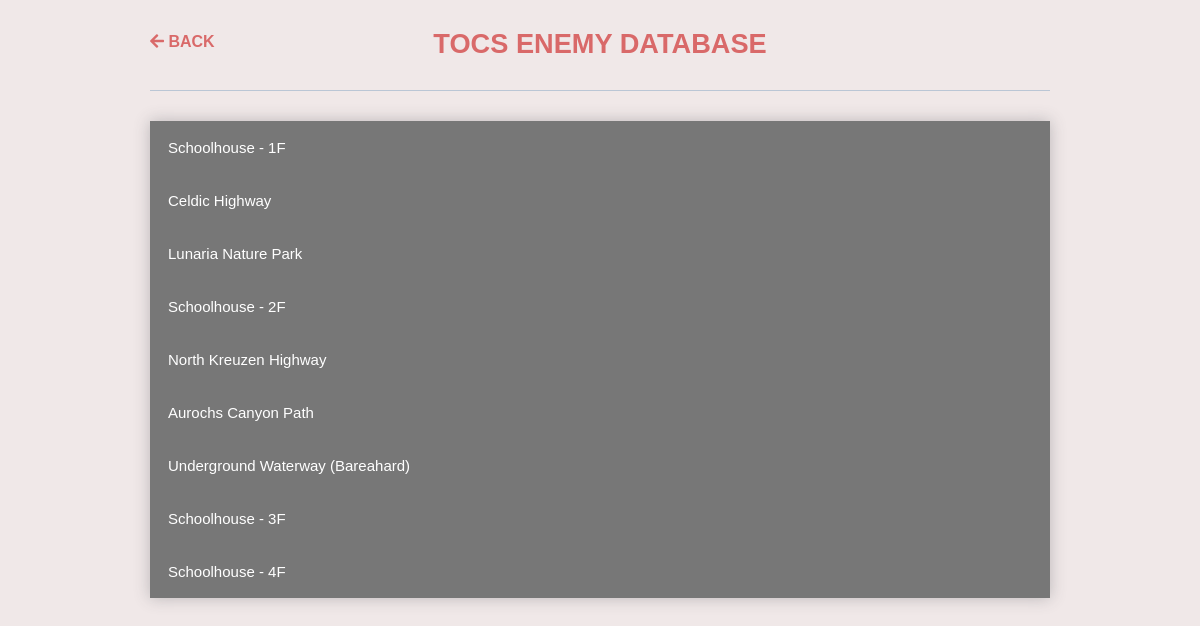
Page /tocs/ on the committed database.
### tocs_database/models.py (models this page shows)
class Location(models.Model):
    name = models.CharField(max_length=50, help_text='Locations with enemies')
    dates = models.DateField(help_text='Enter First Ingame date that player visits Location')
    def __str__(self):
        return self.name
    class Meta:
        ordering = ['dates']

### tocs_database/views.py (the view)
# urls.py: path('', views.landing, name='landing'),
def landing(request):
    enemy = Enemy.objects.all()
    location = Location.objects.all()
    context = {'enemy': enemy, 'location': location}
    return render(request, 'users.html', context)

### tocs_database/templates/users.html (shortened to what this page needs)
{% extends 'layout.html' %}
{% load static %}
{% block extra_css %}
    <link rel="stylesheet" href="{% static 'css/users.css' %}" type="text/css" />
    <link rel="stylesheet" href="{% static 'css/get.css' %}" type="text/css" />
{% endblock %}
{% block content %}
    <div class="viewport">
        <header>
           <h1 class="page-title">TOCS Enemy Database</h1>
           <a href="/index/projects" class="back-button"><i class="fas fa-arrow-left"></i> Back</a>
        </header>
        <div class="users-container">
            {% for places in location %}
                <button type="button" class="collapsible">{{ places.name }}</button>
            {% endfor %}
        </div>
    </div>
{% endblock %}

### tocs_database/static/css/styles.css (style rules this page uses)
html { height: 100%; }
body { display: flex; justify-content: space-between; height: 100%; margin: 0; background: #60000017; font-family: proxima-nova, sans-serif; text-align: center; }
.viewport { width: 100%; }
.page-title { margin: 20px 0 3px; color: #d96969; font-family: proxima-nova, sans-serif; font-size: 1.7em; line-height: 1; text-transform: uppercase; }
a { color: #d96969; font-weight: 500; text-decoration: none; transition: all .2s ease; }
.tooltip-toggle, button, input[type='submit'] { outline: none; }

### tocs_database/static/css/header.css (style rules this page uses)
header { max-width: 900px; margin: 0 auto; position: relative; padding: 30px 0; border-bottom: 1px solid #bac6d5; }
.page-title { margin: 0 auto; }
.back-button { position: absolute; top: 0; bottom: 0; left: 0; margin: auto; color: #d96969; font-size: 1em; font-weight: bold; text-transform: uppercase; height: 25px; }

### tocs_database/static/css/users.css (style rules this page uses)
.users-container { width: 900px; max-width: 100%; height: fit-content; margin: 30px auto 0; overflow: hidden; box-shadow: 0 0 15px rgba(64, 66, 72, 0.3); }
.collapsible { background-color: #777; color: white; cursor: pointer; padding: 18px; width: 100%; border: none; text-align: left; outline: none; font-size: 15px; }

### rows in the picture
Location: name "Schoolhouse - 1F"
Location: name "Celdic Highway"
Location: name "Lunaria Nature Park"
Location: name "Schoolhouse - 2F"
Location: name "North Kreuzen Highway"
Location: name "Aurochs Canyon Path"
Location: name "Underground Waterway (Bareahard)"
Location: name "Schoolhouse - 3F"
Location: name "Schoolhouse - 4F"
